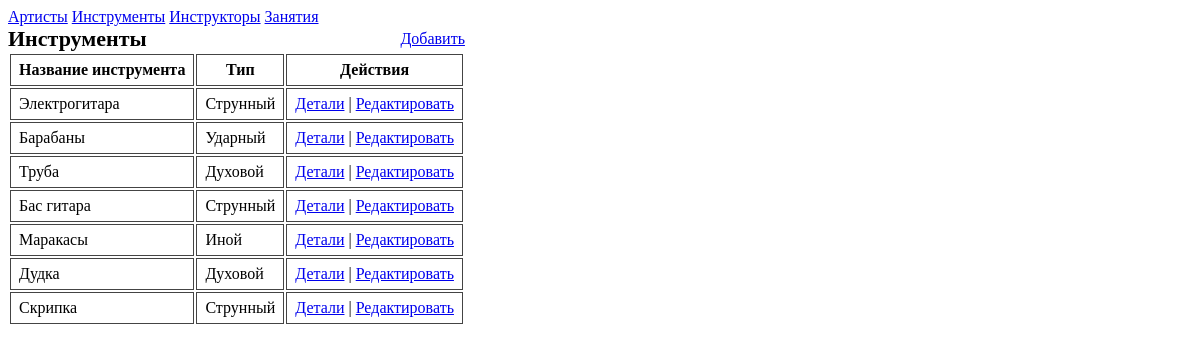
Screenshot of /Instrument/view/ with the database file from the repository.
### Application/models.py (models this page shows, shortened)
class Instrument(models.Model):
    class Type(models.TextChoices):
        STRING = 'Струнный', 'Струнный'
        WIND = 'Духовой', 'Духовой'
        PERCUSSION = 'Ударный', 'Ударный'
        OTHER = 'Иной', 'Иной'
    name = models.CharField(max_length=50, verbose_name="Название инструмента")
    type = models.CharField(max_length=50, verbose_name="Тип", choices=Type.choices, default=Type.OTHER)
    required_fields = ['name', 'type']
    class Meta:
        verbose_name = "инструмент"
        verbose_name_plural = "инструменты"

### Application/views.py (the view)
# urls.py: path('Instrument/view/', views.InstrumentView, name='InstrumentView'),
def InstrumentView(request):
    return ViewFromForm(request, Instrument, "Инструменты")

### Application/views.py (called while the page is built)
def ViewFromForm(request, Model, title):
    queryset = Model.objects.all()
    required = getattr(Model, 'required_fields', [])
    fields = [Model._meta.get_field(field_name).verbose_name for field_name in required]
    objects = []
    for el in queryset:
        obj = [getattr(el, 'id')]
        for field_name in required:
            val = getattr(el, field_name)
            if not isinstance(val, (datetime.date, datetime.datetime)):
                val = str(val)
            obj.append(val)
        objects.append(obj)
    return render(request, 'list.html', {
        'title': title,
        'fields': fields,
        'objects': objects,
        'model_name': Model.__name__
    })

### Application/templates/list.html (shortened to what this page needs)
{% extends 'header.html' %}
{% block in_body %}
<table>
  <caption>
    <div class="cap">
      <span> {{ title }} </span>
      <a href="/{{ model_name }}/create/"> Добавить </a>
    </div>
  </caption>
  <thead>
    <tr>
      {% for field in fields %}
        <th>{{ field }}</th>
      {% endfor %}
      <th>Действия</th>
    </tr>
  </thead>
  <tbody>
    {% for obj in objects %}
      <tr>
        {% for value in obj %}
          {% if not forloop.first %}
            <td>{{ value }}</td>
          {% endif %}
        {% endfor %}
        <td>
          <a href="/{{ model_name }}/{{ obj.0 }}/detail/">Детали</a>
          |
          <a href="/{{ model_name }}/{{ obj.0 }}/edit/">Редактировать</a>
        </td>
      </tr>
    {% endfor %}
  </tbody>
</table>
{% endblock %}

### Application/static/style.css (style rules this page uses)
thead, th, td { border: 1px #444 solid; padding: 6px 8px; }
.cap { display: flex; justify-content: space-between; align-items: center; }
.cap span { font-size: 22px; font-weight: bold; }

### rows the page displays
Instrument: obj "Электрогитара" "Струнный"
Instrument: obj "Барабаны" "Ударный"
Instrument: obj "Труба" "Духовой"
Instrument: obj "Бас гитара" "Струнный"
Instrument: obj "Маракасы" "Иной"
Instrument: obj "Дудка" "Духовой"
Instrument: obj "Скрипка" "Струнный"

### other values shown
{{ title }} "Инструменты"
{{ field }} "Название инструмента" "Тип"
